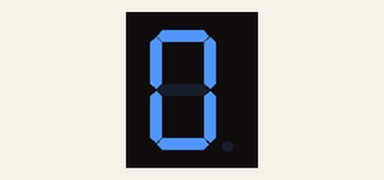
Bench run of a sketch on a simulated Arduino Uno, built with avr-gcc and run on an emulated ATmega328P. On the bench: 1-digit seven-segment display. Wiring (inferred from the names in the program): 1-digit 7-segment display, segments lit when HIGH: segments pin 6, pin 7, pin 8, pin 9, pin 10, pin 11, pin 12, pin 13. The segment pins are drawn as the display they are named for.

Above: at 0.1 s.
At 0.6 s:
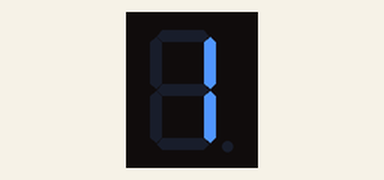
At 1.1 s:
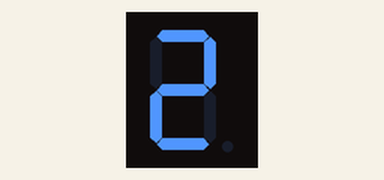
At 2.6 s:
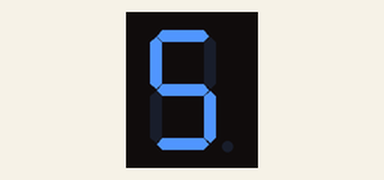
At 3.6 s:
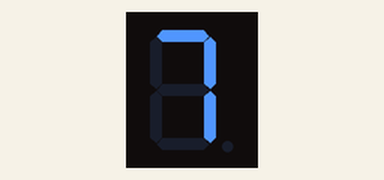
At 5.1 s:
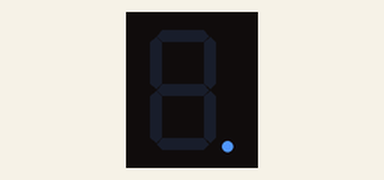

The sketch:

7_segment.ino
```cpp
const int a = 6;
const int b = 7;
const int c = 8;
const int d = 9;
const int e = 10;
const int f = 11;
const int g = 12;
const int h = 13;

void setup()
{
  pinMode(a, OUTPUT);
  pinMode(b, OUTPUT);
  pinMode(c, OUTPUT);
  pinMode(d, OUTPUT);
  pinMode(e, OUTPUT);
  pinMode(f, OUTPUT);
  pinMode(g, OUTPUT);
  pinMode(h, OUTPUT);
}

void one()
{
  digitalWrite(a, LOW);
  digitalWrite(b, HIGH);
  digitalWrite(c, HIGH);
  digitalWrite(d, LOW);
  digitalWrite(e, LOW);
  digitalWrite(f, LOW);
  digitalWrite(g, LOW);
  digitalWrite(h, LOW); // DOT
}

void two()
{
  digitalWrite(a, HIGH);
  digitalWrite(b, HIGH);
  digitalWrite(c, LOW);
  digitalWrite(d, HIGH);
  digitalWrite(e, HIGH);
  digitalWrite(f, LOW);
  digitalWrite(g, HIGH);
  digitalWrite(h, LOW); // DOT
}
void three()
{
  digitalWrite(a, HIGH);
  digitalWrite(b, HIGH);
  digitalWrite(c, HIGH);
  digitalWrite(d, HIGH);
  digitalWrite(e, LOW);
  digitalWrite(f, LOW);
  digitalWrite(g, HIGH);
  digitalWrite(h, LOW); // DOT
}
void four()
{
  digitalWrite(a, LOW);
  digitalWrite(b, HIGH);
  digitalWrite(c, HIGH);
  digitalWrite(d, LOW);
  digitalWrite(e, LOW);
  digitalWrite(f, HIGH);
  digitalWrite(g, HIGH);
  digitalWrite(h, LOW); // DOT
}
void five()
{
  digitalWrite(a, HIGH);
  digitalWrite(b, LOW);
  digitalWrite(c, HIGH);
  digitalWrite(d, HIGH);
  digitalWrite(e, LOW);
  digitalWrite(f, HIGH);
  digitalWrite(g, HIGH);
  digitalWrite(h, LOW); // DOT
}
void six()
{
  digitalWrite(a, HIGH);
  digitalWrite(b, LOW);
  digitalWrite(c, HIGH);
  digitalWrite(d, HIGH);
  digitalWrite(e, HIGH);
  digitalWrite(f, HIGH);
  digitalWrite(g, HIGH);
  digitalWrite(h, LOW); // DOT
}
void seven()
{
  digitalWrite(a, HIGH);
  digitalWrite(b, HIGH);
  digitalWrite(c, HIGH);
  digitalWrite(d, LOW);
  digitalWrite(e, LOW);
  digitalWrite(f, LOW);
  digitalWrite(g, LOW);
  digitalWrite(h, LOW); // DOT
}
void eight()
{
  digitalWrite(a, HIGH);
  digitalWrite(b, HIGH);
  digitalWrite(c, HIGH);
  digitalWrite(d, HIGH);
  digitalWrite(e, HIGH);
  digitalWrite(f, HIGH);
  digitalWrite(g, HIGH);
  digitalWrite(h, LOW); // DOT
}
void nine()
{
  digitalWrite(a, HIGH);
  digitalWrite(b, HIGH);
  digitalWrite(c, HIGH);
  digitalWrite(d, HIGH);
  digitalWrite(e, LOW);
  digitalWrite(f, HIGH);
  digitalWrite(g, HIGH);
  digitalWrite(h, LOW); // DOT
}
void zero()
{
  digitalWrite(a, HIGH);
  digitalWrite(b, HIGH);
  digitalWrite(c, HIGH);
  digitalWrite(d, HIGH);
  digitalWrite(e, HIGH);
  digitalWrite(f, HIGH);
  digitalWrite(g, LOW);
  digitalWrite(h, LOW); // DOT
}
void dot()
{
  digitalWrite(a, LOW);
  digitalWrite(b, LOW);
  digitalWrite(c, LOW);
  digitalWrite(d, LOW);
  digitalWrite(e, LOW);
  digitalWrite(f, LOW);
  digitalWrite(g, LOW);
  digitalWrite(h, HIGH); // DOT
}
void loop()
{
  zero();
  delay(500);
  one();
  delay(500);
  two();
  delay(500);
  three();
  delay(500);
  four();
  delay(500);
  five();
  delay(500);
  six();
  delay(500);
  seven();
  delay(500);
  eight();
  delay(500);
  nine();
  delay(500);
  dot();
  delay(500);
}
```

Measured:
- by itself, everything shown: repeats every 5.5 s, in 11 steps
- what the display in image 1 shows lasts 0.5 s, from 0.5 s to 1.0 s
